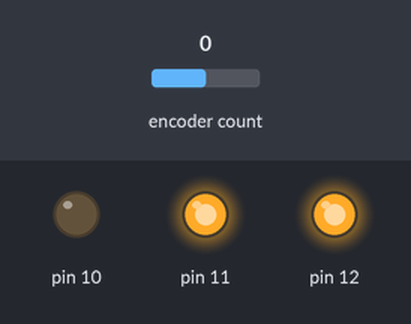
A program run on a simulated Arduino Mega 2560, built with avr-gcc and run on an emulated ATmega2560. Parts: output pins drawn as LEDs (lit = HIGH). The inputs (shaded band) are chosen by the test bench; at power-on: encoder count 0. What the program prints to the serial monitor is not drawn.

Above: at 0.3 s.
Timing chart, 0 to 1.8 s (numbered marks = the images above):
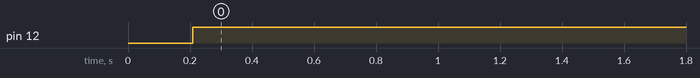

Measured:
- by itself, pin 12: LOW → HIGH at 0.21 s

The program:

main.cpp
```cpp
#include <Arduino.h>
#include "RotaryEncoderClick.hpp"
#include "OledDisplay.hpp"
#include "Menu/Menu.hpp"
#include "Menu/MenuItems/FloatMenuItem.hpp"
#include "Menu/MenuItems/ActionMenuItem.hpp"

/*

for motor wires:

  12  white
  11 grey
  10 brown
  3 grey
  2 red

*/

#include <MotorEncoder.hpp>

MotorEncoder Enc1(12, 11, 10, 3, 2, 195, 20); // (int ena_pin, int in1_pin, int in2_pin, int encoder_pin1, int encoder_pin2, int gear_ratio, int count)
int test_length = 30000;                      // ms
int num_tests = 3;
void setup()
{
  Serial.begin(9600);
  Enc1.turn_on();
  Enc1.set_pid_values(600, 0, 1.8, 1);
  Enc1.reset_time();
  // Enc1.set_speed(255);
}

void loop()
{
  for (float freq = .5; freq <= 1.0; freq += .25) // looping over all the frequencies
  {
    Serial.println("---------------------------------------------------------------------------------------------");
    Serial.print("Setting the frequency: ");
    Serial.println(freq);
    Serial.println("---------------------------------------------------------------------------------------------");
    Serial.println();

    for (int i = 0; i < num_tests; i++) // running the 3 tests
    {
      Serial.print("Test: ");
      Serial.println(i);

      long start_time = millis();
      Enc1.reset_time();
      while (start_time + test_length > millis()) //  run the tests for test_length time
      {
        Enc1.pid(freq);
      }

      delay(5000); // 5 seconds between the tests
    }
    Serial.println();
    Serial.println();

  }

  while (true){} // make sure it stops there
}
```

Menu.hpp
```cpp
#ifndef AB13C0BA_9FE3_42F4_9F0E_BE5C2527C71B
#define AB13C0BA_9FE3_42F4_9F0E_BE5C2527C71B

#include <Arduino.h>
#include "OledDisplay.hpp"
#include "Menu/MenuItems/MenuItem.hpp"
#include <Vector.h>

#define MAX_MENU_ITEMS 10

/// @brief a class for displaying and managing a menu
/// there can be a maximum of 10 menu items
class Menu{
    public:
        Menu(OledDisplay *oled);

        void add_menu_item(MenuItem *menu_item);

        void scroll_right();
        void scroll_left();

        void display_current_menu_item();

        void clicked();

    private:

        OledDisplay *oled;
        // Vector<MenuItem*> menu_items;
        MenuItem *menu_items[MAX_MENU_ITEMS];
        int index;
        int size;

        void set_index(bool increment);
};

#endif /* AB13C0BA_9FE3_42F4_9F0E_BE5C2527C71B */
```

ActionMenuItem.hpp
```cpp
#ifndef B34AE10D_35D1_4503_83DD_BE1A92BD961C
#define B34AE10D_35D1_4503_83DD_BE1A92BD961C

#include "Menu/MenuItems/MenuItem.hpp"

class ActionMenuItem : public MenuItem{
    public:
        ActionMenuItem(String ID, String prompt,void (*click_function)());
        ActionMenuItem(String ID, String prompt);

        void display(OledDisplay *oled);

        void on_click(OledDisplay *oled);

        void register_event(void (*click_function)());

    private:
        String prompt;

        void (*click_function)();
};

#endif /* B34AE10D_35D1_4503_83DD_BE1A92BD961C */
```

FloatMenuItem.hpp
```cpp
#ifndef CE9F2571_3A04_402B_BA6C_835CAF34030C
#define CE9F2571_3A04_402B_BA6C_835CAF34030C

#include "Menu/MenuItems/MenuItem.hpp"
#include "RotaryEncoder.h"
#include "Button.h"

class FloatMenuItem : public MenuItem{
    public:

        void display(OledDisplay *oled);
        void on_click(OledDisplay *oled);

        FloatMenuItem(String ID, String title, String unit,float *num, float *increment, RotaryEncoder *re, Button *b);

    private:

        String title;
        String unit;
        float *num;
        float increment;
        Button *b;
        RotaryEncoder *re;

};

#endif /* CE9F2571_3A04_402B_BA6C_835CAF34030C */
```

MenuItem.hpp
```cpp
#ifndef DD6660EC_A33D_4778_9D10_59CADBF1DC2F
#define DD6660EC_A33D_4778_9D10_59CADBF1DC2F

#include <Arduino.h>
#include "OledDisplay.hpp"

class MenuItem{
    public:
        MenuItem() {}
        virtual void display(OledDisplay *oled)=0;
        virtual void on_click(OledDisplay *oled)=0;
        String id() { return ID; } ;

        ~MenuItem() {}

    protected:
        bool clicked;
        String ID;
};

#endif /* DD6660EC_A33D_4778_9D10_59CADBF1DC2F */
```

MotorEncoder.hpp
```cpp
#ifndef BADE85DE_23EB_439C_B233_928A4F2E5B39
#define BADE85DE_23EB_439C_B233_928A4F2E5B39

#include "Encoder.h"

class MotorEncoder{

    public:
        /**
        * @brief Construct a new Motor Encoder object
        *
        * @param ena_pin
        * @param in1_pin
        * @param in2_pin
        * @param encoder_a_pin1 should be interrupt enabled
        * @param encoder_a_pin2
        * @param encoder_b_pin1 should be interrupt enabled
        * @param encoder_b_pin2
        */
        MotorEncoder(int ena_pin, int in1_pin, int in2_pin, int encoder_pin1, int encoder_pin2, int gear_ratio, int count);
        ~MotorEncoder();

        /**
         * @brief resets the position of the encoder to 0 degrees
         */
        void reset();

        /**
         * @brief turns on the motor to the speed value in the instance variable
         */
        void turn_on();

        /**
         * @brief Sets the speed of the motor
         *
         * @param speed
         * @return int -> the speed it was set to (since the speed will be normalized in case of < 0
         *                                          or > 75)
         */
        double set_speed(double speed);

        /**
         * @brief turns off the motor (does not reset the speed variable)
         */
        void turn_off();

        /**
         * @brief sets rotation to cw
         */
        void cw();

        /**
         * @brief sets rotation to ccw
         */
        void ccw();


        /**
         * @brief drives to a certain position in degrees [0 - 360]
         *
         * @param degrees to drive to
         * @return true motor is at that position
         * @return false motor is still driving to position
         */
        bool drive_to(int degrees);

        double set_init_speed(double speed);
        void set_pid_values(double Kp, double Kd, double Ki, double alpha);

        void reset_time() {
            t_old = micros() / 1000000.0;
            t_start = t_old;
        }
        /**
         * @brief Gets the encoder_counts in the deg
         *
         * @return float
         */
        float get_pos();
        void pid(double des);

        float get_speed();
        void set_t_old(){
            t_old = millis();
        };
    private:

        int ena_pin;
        int in1_pin;
        int in2_pin;

        int gear_ratio;
        int count;

        bool direction_clockwise;

        float deg_per_count;

        double speed;

        Encoder *encoder;

        /**
         * @brief normalizes the speed to make sure it doesnt go above 255 or below 0
         *
         * @param speed
         * @return int returns the normalized speed
         */
        double normalize_speed(double speed);


        double t_start;
        double t_old;
        double T_interval = 50.0; // in ms
        double Kp, Kd, Ki;
        double error_old, dError_filt_old;
        double delta_t;
        double error;
        double integralError;
        double dErrordt;
        double dErrordtFilt;
        double V;
        unsigned long t_ms;
        double t;
        double alpha;
        double pos;
        double old_pos;
};

#endif /* BADE85DE_23EB_439C_B233_928A4F2E5B39 */
```

OledDisplay.hpp
```cpp
#ifndef DAA365B9_3897_49EA_9EAA_437DB492AFCE
#define DAA365B9_3897_49EA_9EAA_437DB492AFCE

#include <Wire.h>
#include <Adafruit_GFX.h>
#include <Adafruit_SSD1306.h>

class OledDisplay{
    private:
        int height;
        int width;
        uint8_t addr;
        Adafruit_SSD1306 oled;

    public:
        OledDisplay(int height, int width, uint8_t addr);

        bool init();

        void clear();

        void write_text(int x, int y, int size, String message);
};

#endif /* DAA365B9_3897_49EA_9EAA_437DB492AFCE */
```

RotaryEncoderClick.hpp
```cpp
#ifndef E63D2C9E_830A_49B3_B9CB_ED9C733043AE
#define E63D2C9E_830A_49B3_B9CB_ED9C733043AE

#include <RotaryEncoder.h>
#include <Button.h>

class RotaryEncoderClick{
    public:
        RotaryEncoderClick(int Pin1, int Pin2, int click_pin);

        void init();
        void tick();

        int get_pos();
        RotaryEncoder::Direction get_directon();
        bool pressed();
        bool has_rotated();

    private:
        RotaryEncoder *re;
        Button *b;
        int pos;
};

#endif /* E63D2C9E_830A_49B3_B9CB_ED9C733043AE */
```

ShakerTable.hpp
```cpp
#ifndef A5AC9153_70CD_4607_84F1_51A5E722E22E
#define A5AC9153_70CD_4607_84F1_51A5E722E22E

#include "Menu/Menu.hpp"
#include "OledDisplay.hpp"
#include "Menu/MenuItems/FloatMenuItem.hpp"
#include "Menu/MenuItems/ActionMenuItem.hpp"
#include "RotaryEncoderClick.hpp"
#include "MotorEncoder.hpp"

class ShakerTable{

    ShakerTable(float *frequency, float *time, Menu *menu, OledDisplay *oled, RotaryEncoderClick *rotaryEncoderClick, MotorEncoder *motorEncoder);

    void step();

    private:

        void run();
        void navigate_menu();

        float *frequency;

        float *time;

        Menu *menu;
        OledDisplay *oled;
        RotaryEncoderClick *rotaryEncoderClick;
        MotorEncoder *motorEncoder;


};

#endif /* A5AC9153_70CD_4607_84F1_51A5E722E22E */
```

Menu.cpp
```cpp
#include "Menu/Menu.hpp"

Menu::Menu(OledDisplay *oled){
    index = 0;
    // MenuItem *backing_array[MAX_MENU_ITEMS];
    // menu_items = backing_array;
    // menu_items = Vector<MenuItem*>(backing_array);
    size = 0;
    this->oled = oled;
}

void Menu::add_menu_item(MenuItem *menu_item){
    menu_items[size] = menu_item;
    size++;
}

void Menu::display_current_menu_item(){
    menu_items[index]->display(oled);
}

void Menu::scroll_right(){
    set_index(true);

    display_current_menu_item();
}

void Menu::scroll_left(){
    set_index(false);

    display_current_menu_item();
}

void Menu::set_index(bool increment){
    if (increment){
        index++;
    }else{
        index--;
    }
    if (index == size){
        index = 0;
    }
    if (index < 0){
        index = size -1;
    }
}

void Menu::clicked(){
    menu_items[index]->on_click(oled);
}
```

ActionMenuItem.cpp
```cpp
#include "Menu/MenuItems/ActionMenuItem.hpp"

ActionMenuItem::ActionMenuItem(String ID, String prompt, void (*click_function)()){
    this->click_function = click_function;
    this->ID = ID;
    this->prompt = prompt;
}

ActionMenuItem::ActionMenuItem(String ID, String prompt){
    this->ID = ID;
    this->prompt = prompt;
}

void ActionMenuItem::register_event(void (*click_function)()){
    this->click_function = click_function;
}

void ActionMenuItem::display(OledDisplay *oled){
    oled->clear();
    oled->write_text(0,10,3, prompt);
}

void ActionMenuItem::on_click(OledDisplay *oled){
    click_function();
}
```

FloatMenuItems.cpp
```cpp
#include "Menu/MenuItems/FloatMenuItem.hpp"

FloatMenuItem::FloatMenuItem(String ID, String title, String unit, float *num, float *increment, RotaryEncoder *re, Button *b){
    this->num = num;
    this->ID = ID;
    this->title = title;
    this->unit = unit;
    clicked = false;
    this->re = re;
    this->b = b;

}

void FloatMenuItem::display(OledDisplay *oled){
    oled->clear();
    oled->write_text(0, 10, 1, title);
    oled->write_text(0, 20, 4, String(*num));
}

void FloatMenuItem::on_click(OledDisplay *oled){
    if (clicked){
        display(oled);
        clicked = false;
        return;
    }
    clicked = true;
    oled->clear();

while (!b->pressed()){
    re->tick();
  static int pos = 0;
  int newPos = re->getPosition();
  if (pos != newPos)
  {
    int dir = (int)(re->getDirection());
    if (dir == 1)
    {
      (*num) += increment;
    }else if (dir == -1){
      (*num) -= increment;
    }
    display(oled);
    pos = newPos;
  }
}
}
```

MotorEncoder.cpp
```cpp
#include "MotorEncoder.hpp"


MotorEncoder::MotorEncoder(int ena_pin, int in1_pin, int in2_pin, int encoder_pin1, int encoder_pin2, int gear_ratio, int count){
    this->ena_pin = ena_pin;
    this->in1_pin = in1_pin;
    this->in2_pin = in2_pin;
    this->gear_ratio = gear_ratio;
    this->count = count;

    this->encoder = new Encoder(encoder_pin1, encoder_pin2);

    pinMode(this->ena_pin, OUTPUT);
    pinMode(this->in1_pin, OUTPUT);
    pinMode(this->in2_pin, OUTPUT);

    digitalWrite(this->in1_pin, HIGH);
    digitalWrite(this->in2_pin, LOW);

    this->speed = 0;
    deg_per_count =(float) (360.0 / (count*gear_ratio));
    direction_clockwise = true;
    old_pos = 0;
}

MotorEncoder::~MotorEncoder() {
    delete this->encoder;
}

void MotorEncoder::reset() {
    this->encoder->write(0);
}

void MotorEncoder::turn_on() {
    analogWrite(this->ena_pin, this->speed);
}

double MotorEncoder::set_speed(double speed) {

    if (speed < 0){
        ccw();
        speed = abs(speed);
    }else if (speed > 0){
        cw();
    }

    speed = normalize_speed(speed);

    this->speed = speed;

    analogWrite(this->ena_pin, speed);

    return speed;

}

void MotorEncoder::turn_off() {
    analogWrite(this->ena_pin, 0);
}

double MotorEncoder::normalize_speed(double speed) {
    return constrain(speed, -255., 255.);
}

void MotorEncoder::ccw(){
    if (!direction_clockwise){
        digitalWrite(this->in1_pin, LOW);
        digitalWrite(this->in2_pin, HIGH);
        direction_clockwise = true;
    }
}

void MotorEncoder::cw(){
    if (direction_clockwise){
        digitalWrite(this->in1_pin, HIGH);
        digitalWrite(this->in2_pin, LOW);
        direction_clockwise = false;
    }
}

float MotorEncoder::get_pos(){
    old_pos = deg_per_count * encoder->read();
    return old_pos;
}

bool MotorEncoder::drive_to(int des_pos){

    pid(des_pos);

    if(t - t_start > 1){
        turn_off();
        if (get_pos() == old_pos){
            return true;
        }
    }
    return false;
}


double MotorEncoder::set_init_speed(double speed){
    this->speed = normalize_speed(speed);
    return this->speed;
}

float MotorEncoder::get_speed(){

    // double old_pos_temp = old_pos;
    // Serial.print(old_pos);
    // Serial.print(" || ");
    // Serial.print(get_pos());
    // Serial.print(" || ");
    // Serial.print(t_old);
    // Serial.print(" || ");
    // Serial.print(millis());
    // Serial.print(" || ");
    // Serial.print(old_pos - get_pos());
    // Serial.print(" || ");
    // Serial.println((double)t_old - (double)millis());


    return (old_pos - get_pos()) / ((double)t_old - (double)millis()) * 2.778;
}

void MotorEncoder::pid(double des){
    t = millis(); // current time

    if (t > t_old + T_interval)
    {

        // Controller code
        delta_t = t - t_old;
        float s = get_speed();
        pos = get_pos();
        error = des - s;
        integralError = integralError + error * delta_t;
        dErrordt = (error - error_old) / delta_t;
        dErrordtFilt = dErrordt * alpha + dError_filt_old * (1 - alpha);
        V = Kp * error + Kd * dErrordtFilt + Ki * integralError;

        dError_filt_old = dErrordtFilt;
        error_old = error;
        t_old = t;
        old_pos = pos;

        V = constrain(V, -255., 255.);

        Serial.print(" || ");
        Serial.print(s);
        Serial.print(" || ");
        Serial.print(des);
        Serial.print(" || ");
        Serial.print(V);
        Serial.print(" || ");
        Serial.println(error);


        set_speed(V);
    }
}

void MotorEncoder::set_pid_values(double Kp, double Kd, double Ki, double alpha){
    this->alpha = alpha;
    this->Kp = Kp;
    this->Kd = Kd;
    this->Ki = Ki;
}
```

OledDisplay.cpp
```cpp
#include "OledDisplay.hpp"

OledDisplay::OledDisplay(int height, int width, uint8_t addr){
    oled = Adafruit_SSD1306(width, height);
    this->addr = addr;
}

bool OledDisplay::init(){
    if (!oled.begin(SSD1306_SWITCHCAPVCC, addr)) {
        //Serial.println(F("SSD1306 allocation failed"));
        return false;
    }

    this->clear();
    delay(2000);
    return true;
}

void OledDisplay::clear(){
    oled.clearDisplay();
    oled.display();
}

void OledDisplay::write_text(int x, int y, int size, String message){
    oled.setCursor(x, y);
    oled.setTextColor(WHITE);
    oled.setTextSize(size);
    oled.println(message);
    oled.display();
}
```

RotaryEncoderClick.cpp
```cpp
#include "RotaryEncoderClick.hpp"

RotaryEncoderClick::RotaryEncoderClick(int Pin1, int Pin2, int clicked_pin){
    re = new RotaryEncoder(Pin1, Pin2, RotaryEncoder::LatchMode::TWO03);
    b = new Button(clicked_pin);
}

void RotaryEncoderClick::init(){
    b->begin();
}

void RotaryEncoderClick::tick(){
    re->tick();
    pos = re->getPosition();
}

bool RotaryEncoderClick::pressed(){
    return b->pressed();
}

RotaryEncoder::Direction RotaryEncoderClick::get_directon(){
    return re->getDirection();
}

int RotaryEncoderClick::get_pos(){
    return pos;
}

bool RotaryEncoderClick::has_rotated(){
    return (pos != re->getPosition());
}
```

ShakerTable.cpp
```cpp
#include "ShakerTable.hpp"

ShakerTable::ShakerTable(float *frequency, float *time, Menu *menu, OledDisplay *oled, RotaryEncoderClick *rotaryEncoderClick, MotorEncoder *motorEncoder){
    this->frequency = frequency;
    this->time = time;

    this->oled = oled;
    this->menu = menu;
    this->rotaryEncoderClick = rotaryEncoderClick;
    this->motorEncoder = motorEncoder;
}

void ShakerTable::step(){
    rotaryEncoderClick->tick();

    navigate_menu();
}

void ShakerTable::navigate_menu(){
    switch (rotaryEncoderClick->get_directon()){
        case RotaryEncoder::Direction::NOROTATION:
            break;
        case RotaryEncoder::Direction::CLOCKWISE:
            menu->scroll_right();
            break;
        case RotaryEncoder::Direction::COUNTERCLOCKWISE:
            menu->scroll_left();
            break;
    }

    if (rotaryEncoderClick->pressed()){
        menu->clicked();
    }
}

void ShakerTable::run(){

    // initial time in seconds
    float initial_time = millis() / 1000;

    while(initial_time + *time > (millis() / 1000)){
        motorEncoder->drive_to(*frequency);
    }
}
```
